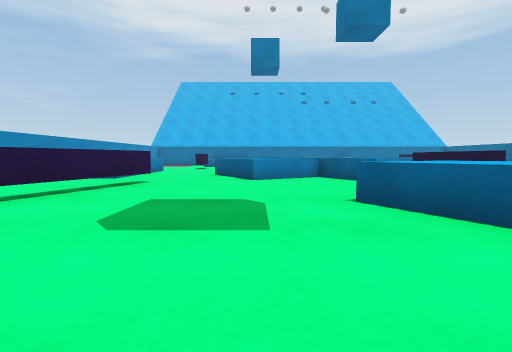
view 1 (above)

18 first-person views from a walk through a scene from a Unity 3-D project. The camera is 0.59 m above the floor, tilts 4° down and sees 85° across. The floor is counted in squares, 1 m on a side. Each view is taken from the middle of a square. On the plan, view 1 faces up. The plan holds only what a view shows up to about 9 squares ahead; the rest is blank. The place goes on beyond the plan. The player character is not drawn. Surface patterns are stand-ins for the level's own textures.

view 2
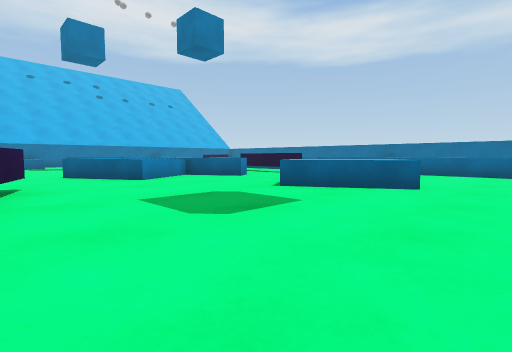

view 3
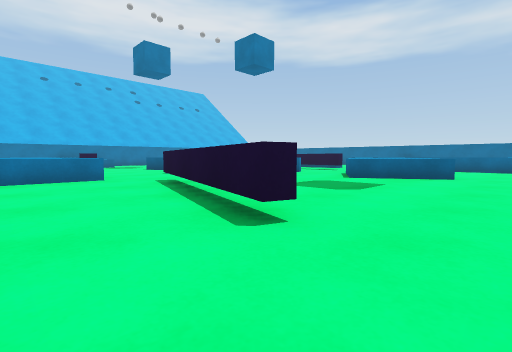

view 4
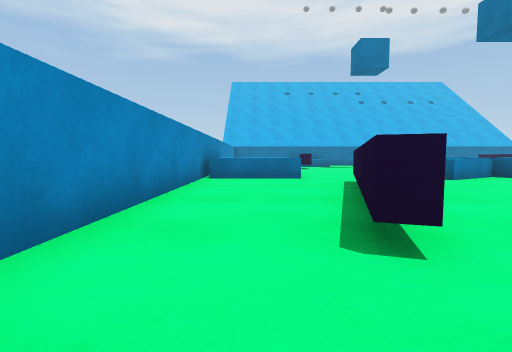

view 5
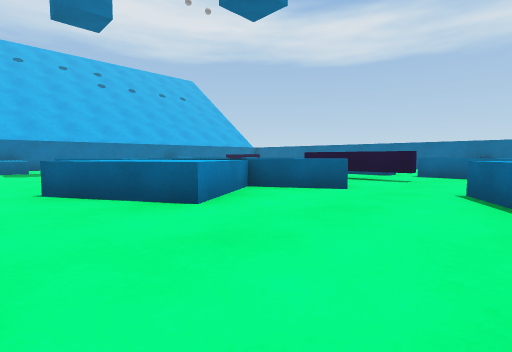

view 6
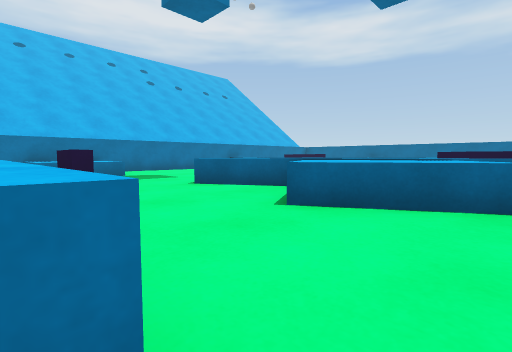

view 7
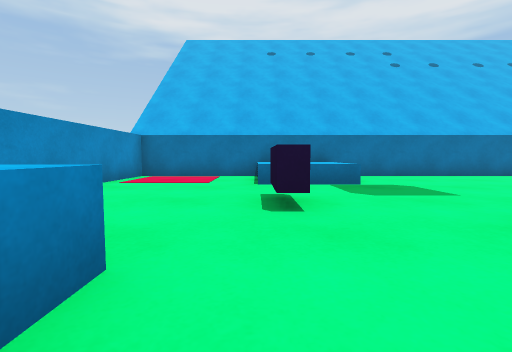

view 8
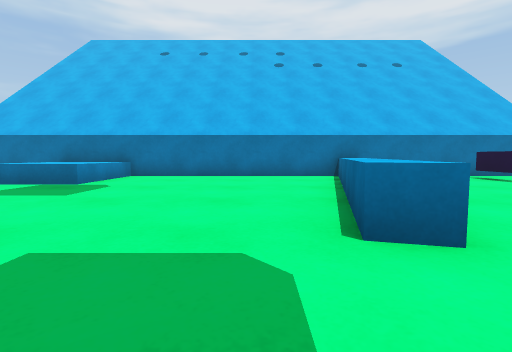

view 9
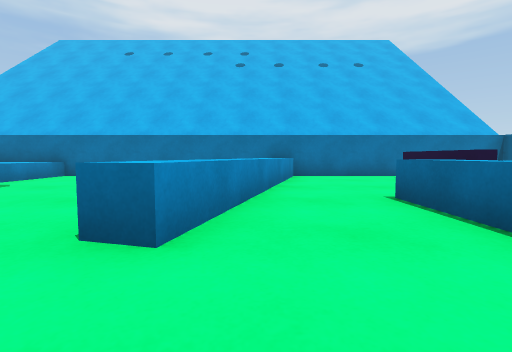

view 10
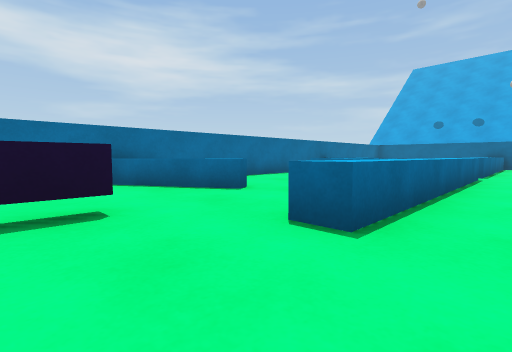

view 11
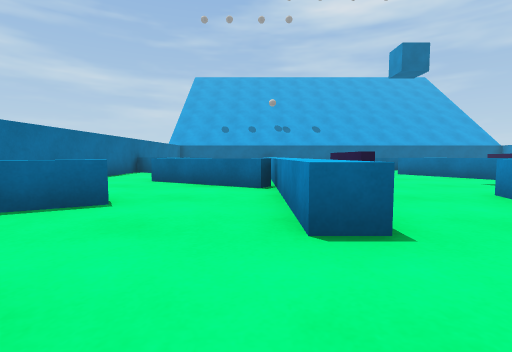

view 12
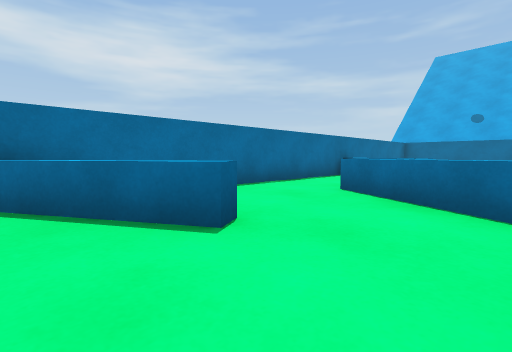

view 13
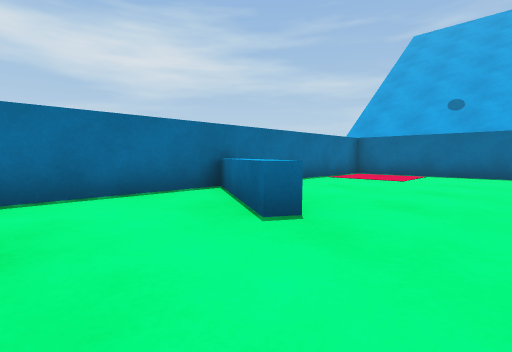

view 14
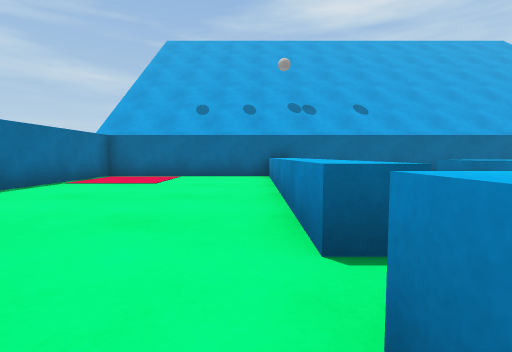

view 15
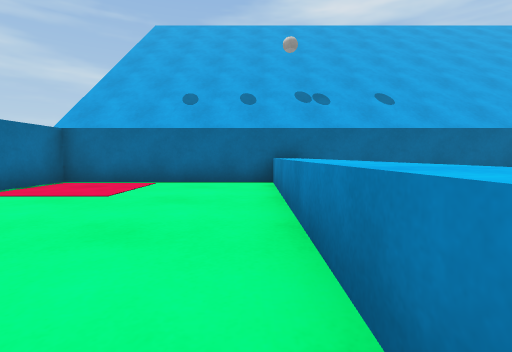

view 16
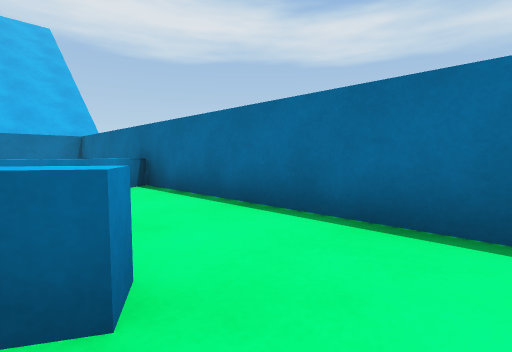

view 17
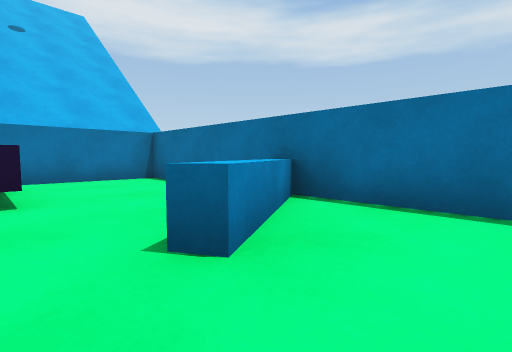

view 18
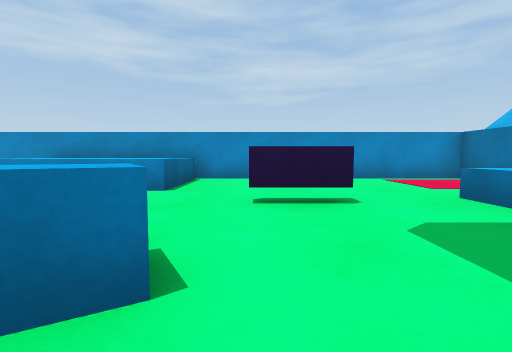

### Floor plan
Key: @ floor where view 1 was taken; # wall or solid block; . floor; = window, fence, low wall or low ledge; ^ raised ledge; B block.
Columns run from 7 left of view 1 to 13 right of it. Each row starts with its distance up from view 1.
 19 #####################
 18 #...BBB......^......#
 17 #...BBB.....^^..^...#
 16 #...BBB.....^...^...#
 15 #...........^...^...#
 14 #...^......^^.^....^#
 13 #..........^..^..^^.#
 12 #......^...^..^..=..#
 11 #^^^...^ .....^^....#
 10 # ^^...BB.....^^^...#
  9 #^^^..BBB^..^.^..^..#
  8 #^^^...BBB..^.^.....#
  7 #......B.#^.^....^..#
  6 #...^.......^.^.. ^^#
  5 #...^.........^.....#
  4 #..#^....BB   ^.....#
  3 #..^.....BBB  ^.....#
  2 #..^.....BB ..^.....#
  1  .............^.....#
  0  ......@......^.....#
 -1        ##############

Where each view was taken, in squares from view 1:
view 1: 0 up, 0 right, facing up
view 2: 0 up, 3 left, facing up-right
view 3: 0 up, 6 left, facing up-right
view 4: 0 up, 5 left, facing up
view 5: 4 up, 2 left, facing up-right
view 6: 7 up, 4 left, facing up-right
view 7: 10 up, 3 left, facing up
view 8: 10 up, 3 right, facing up
view 9: 10 up, 5 right, facing up
view 10: 16 up, 6 right, facing down-right
view 11: 16 up, 8 right, facing down
view 12: 14 up, 8 right, facing down-right
view 13: 9 up, 8 right, facing down-right
view 14: 8 up, 8 right, facing down
view 15: 6 up, 8 right, facing down
view 16: 8 up, 10 right, facing up-right
view 17: 11 up, 9 right, facing up-right
view 18: 13 up, 1 right, facing left
